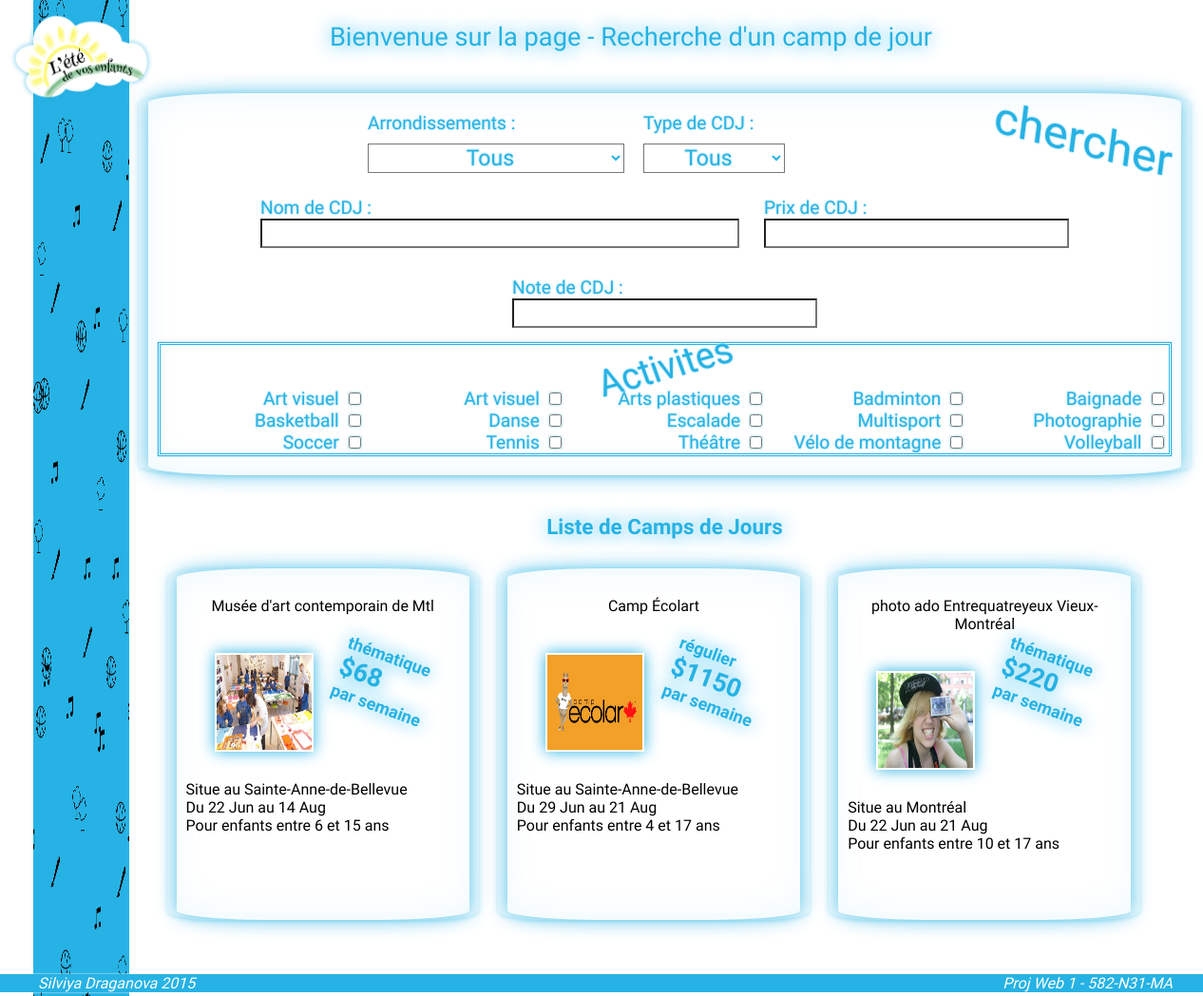
Screenshot of /WEB_Proj1_parents/index.php with the database file from the repository.
### tables this page shows
CREATE TABLE IF NOT EXISTS `n31__specialites` (
  `id` int(11) NOT NULL AUTO_INCREMENT,
  `nom` varchar(150) DEFAULT NULL,
  PRIMARY KEY (`id`)
);

CREATE TABLE IF NOT EXISTS `n31__coordonnees_CDJ` (
  `id` int(11) NOT NULL AUTO_INCREMENT,
  `nom_CDJ` varchar(150) NOT NULL,
  `nom_Contacts` varchar(150) NOT NULL,
  `adresse` varchar(250) NOT NULL,
  `telephone` varchar(25) NOT NULL,
  `courriel` varchar(150) DEFAULT NULL,
  `adresse_site` varchar(250) NOT NULL,
  `image` varchar(250) DEFAULT NULL,
  `id_arrondissement` int(11) DEFAULT NULL,
  `description_CDJ` text NOT NULL,
  `id_type` int(5) NOT NULL,
  `debut` date NOT NULL,
  `fin` date NOT NULL,
  PRIMARY KEY (`id`)
);

CREATE TABLE IF NOT EXISTS `n31__types_CDJ` (
  `id` int(11) NOT NULL AUTO_INCREMENT,
  `nom` varchar(150) NOT NULL,
  PRIMARY KEY (`id`)
);

CREATE TABLE IF NOT EXISTS `n31__arrondissements` (
  `id` int(11) NOT NULL AUTO_INCREMENT,
  `nom` varchar(100) NOT NULL,
  PRIMARY KEY (`id`)
);

### WEB_Proj1_parents/modeles/admin.php (called while the page is built, shortened)
<?php
function recupereDonnees ($req)
{
    $db = connection();
    $res = array();
    if ($resultat = mysqli_query($db, $req)) {
        while ($row = mysqli_fetch_assoc($resultat)) {
            $res[] = $row;
        }
        return $res;
    }
}
?>

### WEB_Proj1_parents/vues/vues.php (the view, shortened to what this page needs)
<?php
function AfficheEntete()
{
    ?>
    <!DOCTYPE html>
<html xmlns="http://www.w3.org/1999/html">
    <head>
        <link rel="stylesheet" type="text/css" href="css/style.css">
    </head>
    <body>
    <header>
        <a href="index.php?page=accueil"><div id="logo"></div></a>
        <div id="titre"><p class="txtShadow">Bienvenue sur la page -  Recherche d'un camp de jour</p></div>
    </header>
    <div id="contenu" >
    <?php
}
function AffichePied()
{
    ?>
    <footer>
        <em>Proj Web 1 - 582-N31-MA</em>
        <em>Silviya Draganova 2015</em>
    </footer>
    </body>
    </html>
    <?php
}
function AfficheListe($aList)
{
    $html = '<div id="tableau">';
    $html .= "<h1>Liste de Camps de Jours</h1> ";
    if ($aList)
    {
    foreach ($aList as $aRow) {
        $html .= '<div id="UnCDJ" class="effect"><a href="index.php?page=unCDJ&id='.$aRow["ID"].'">';
        $html .= '<div id="nomCDJ">' . $aRow['NOM CDJ'] . '</div>';
        $html .= '<div id="InfCDJ">';
        $html .= '<div id="ImgCDJ"><img src="' . $aRow['Image'] . '" alt="Image" style="width:100px;height:100px;"></div>';
        $html .= '<div id="typePrix"><p>' . $aRow['Type de CDJ'] . '</p>';
        $html .= '<p>$' .round($aRow['Prix']) . ' </p>';
        $html .= '<p>par semaine</p></div>';
        $html .= '<p id="Bl1CDJ">Situe au ' . $aRow['Arrondissement'] . '</p>';
        $html .= '<div id="dateCDJ">';
            $html .= '<p>Du ' . $aRow['Debut']  . ' au '. $aRow['Fin'] .'</p>';
        $html .= '</div>';
            $html .= '<div id="ageCDJ">';
                $html .= '<p>Pour enfants entre ' . $aRow['Min'] . ' et ' . $aRow['Max'] . ' ans </p>';
            $html .= '</div>';
        $html .= '</a></div></div>';
    }
    }
    else
    {
        $html .= "<h1>Aucun resultat trouve </h1>";
    }
    $html .= "</div>";
    echo $html;
}
function AfficheRecherch ($aAct=array() , $nomCDJ , $prixCDJ ,$noteCDJ)
{
?>
    <div id="recherch" class="effect">
        <form action="index.php?page=accueil" method="post">
         <input type="submit" name="submit" value="chercher" class="txtRecherch">
        <?php
            $arValue='';
            if ($isSetAr = isset($_POST["aronds"])){
            $arValue = $_POST["aronds"] ;}
            echo '<div>';
            RechercheArrondissements ($isSetAr , $arValue) ;
            RechercheTypeCDJ () ;
            echo '</div>';
            echo '<div>';
            RecherchNom ($nomCDJ);
            RecherchPrix ($prixCDJ);
            RecherchNote ($noteCDJ);
            echo '</div>';
            RecherchActivites ($aAct);
        ?>
        </form>
    </div>
<?php
}
function RechercheArrondissements ($isSetAr ,$arValue ='')
{
    echo '<div id="arronds" class="txtRecherch"> ';
        echo '<label>Arrondissements :</label>';
        echo '<select name="aronds" class="txtRecherch">';
        echo '<option value="0">Tous</option>';
        echo '</select>';
    echo '</div>';
}
function RechercheTypeCDJ ()
{
    echo '<div id="typeCDJ"  class="txtRecherch" >';
        echo '<label>Type de CDJ :</label>';
        echo '<select name="typeCDJ"  class="txtRecherch">';
        echo '<option value="0">Tous</option>';
        echo '</select>';
    echo '</div>';
}
function RecherchActivites ($aAct = array())
{
    $req = RequetteActivites();
    $actCDJ = recupereDonnees($req);
    echo '<div id="activitesRech">';
    echo '<fieldset name="activRech" class="txtRecherch">';
    echo "<legend>Activites</legend>";
    foreach ($actCDJ as $value)
    {
        $chk = '';
    echo '<div>';
    echo '<label>'.$value['nom'].'</label><input type="checkbox" name="activites[]" id="activites" value="'.$value['id'].'" '.$chk.' >';
    echo '</div>';
    }
    echo '</fieldset></div>';
}
function  RecherchNom ($nomCDJ)
{
    if ($nomCDJ)
    {
        $val = 'value="'.$nomCDJ.'"';
    }
    else
    {
        $val='';
    }
    echo '<div id="nomCDJRech"  class="txtRecherch" >';
        echo '<label>Nom de CDJ :</label>';
        echo '<input type="text" name="nomCDJ"  class="txtRecherch" '.$val.'>';
    echo '</div>';
}
function  RecherchPrix ($prixCDJ)
{
    if ($prixCDJ)
    {
        $val = 'value="'.$prixCDJ.'"';
    }
    else
    {
        $val='';
    }
    echo '<div id="prixCDJRech"  class="txtRecherch" >';
    echo '<label>Prix de CDJ :</label>';
    echo '<input type="text" name="prixCDJ"  class="txtRecherch" '.$val.'>';
    echo '</div>';
}
function  RecherchNote ($noteCDJ)
{
    if ($noteCDJ)
    {
        $val = 'value="'.$noteCDJ.'"';
    }
    else
    {
        $val='';
    }
    echo '<div id="noteCDJRech"  class="txtRecherch" >';
    echo '<label>Note de CDJ :</label>';
    echo '<input type="text" name="noteCDJ"  class="txtRecherch" '.$val.'>';
    echo '</div>';
}

### WEB_Proj1_parents/index.php (shortened to what this page needs)
<?php
require_once("./vues/vues.php");
require_once("./modeles/admin.php");
    if(isset($_GET['page']))
    {
        $page = $_GET['page'];
    }
    else
    {
        $page = '';
    }
switch($page)
{
    case 'accueil':
    default:
        AfficheAccueil();
}
function AfficheAccueil()
{
    AfficheEntete();
    $req = RequetteAccueil();
    if ($subm = isset($_POST['submit']))
    {
        $arond = $_POST['aronds'];
        $typeCDJ = $_POST['typeCDJ'];
        $nomCDJ = $_POST['nomCDJ'];
        $prixCDJ = $_POST['prixCDJ'];
        $noteCDJ = $_POST['noteCDJ'];
        if (isset($_POST['activites']))
        {
            $aAct = $_POST['activites'];
        }
        else
        {
            $aAct = array();
        }
    }
        else
        {
            $arond = '';
            $typeCDJ ='';
            $nomCDJ = '';
            $prixCDJ ='';
            $noteCDJ ='';
            $aAct = array();
        }
    AfficheRecherch($aAct , $nomCDJ , $prixCDJ ,$noteCDJ);
    $req .= ExecRecherche($subm , $arond , $typeCDJ , $nomCDJ , $aAct , $prixCDJ , $noteCDJ);
    $aList = recupereDonnees ($req);
    AfficheListe($aList);
    AffichePied();
}

### WEB_Proj1_parents/css/style.css (style rules this page uses)
* { text-align: center; margin: 0; padding: 0; font-family: 'Old Standard TT'; font-size: 1em; }
body { text-align: center; margin: 0 auto; background-color: #ffffff; background-image: url("../images/logo2.png") , url("../images/background_div.jpg") ; background-size: 12% , 8% 100%; background-attachment: fixed; background-repeat: no-repeat; background-position: 1% 1% , 3% ; }
#logo { width: 15%; height: 20%; position: fixed; left: 1%; top: 1%; }
header p , #tableau h1 ,#typePrix , #tableau #nomCDJUn { font-size: 1.4em; font-family: "Henny Penny"; color: #26B2E4; text-shadow: 0 0 20px rgb(38,178,228); margin: 2% 15% ; }
header p { font-size: 1.7em; }
header { width: 90%; margin-left: 11em; overflow: auto; }
#recherch { padding: 20px; margin-top: 20px; -webkit-border-radius:100px / 10px; -moz-border-radius:100px / 10px; -ms-border-radius:100px / 10px; -o-border-radius:100px / 10px; border-radius:100px / 10px; }
#contenu { margin: 0 auto; margin-left: 11.5%; margin-right: 1% ; margin-bottom: 50px; }
footer { position: fixed; bottom: 0.2em; width: 100%; background-color: #26B2E4; box-shadow: 0 0 2px #FFFFFF; color: white; text-align: left; margin-bottom: 1px }
footer em { margin-left: 2.5em }
footer em:first-of-type { float: right; margin-right: 2em }
#tableau { text-align: center; padding: 20px; overflow: auto; }
#tableau a { text-decoration: none; color: #000000; }
#UnCDJ { padding: 20px; margin: 0 auto; width: 27%; float: left; margin: 10px; border-radius:50px / 10px; min-height: 330px; }
#nomCDJRech , #noteCDJRech ,#prixCDJRech { margin-top: 10px; display: inline-block; margin: 15px; }
#nomCDJRech { width: 500px; }
#nomCDJRech input { width: 100%; }
#ImgCDJ { float : left; margin: 10px; }
#tableau img { float: left; width: 200px; height: 150px; border: 2px solid white ; box-shadow: 0 0 15px rgb(38,178,228); }
#tableau img { margin: 20px; margin-right: 40px; }
#typePrix { position: absolute; text-align: center; top: 75px; right: 0px; transform: rotate(20deg); font-weight: bold; }
#typePrix p { margin: 0 auto; font-size: 0.8em; }
#typePrix p:nth-child(2) { font-family: "Henny Penny"; font-size: 1.2em; }
#ageCDJ , #Bl1CDJ { clear : both; }
p { text-align: left; }
#activitesRech div { display: inline-block; width: 11em; text-align: right; }
#activitesRech label { margin-right: 10px; }
#activitesRech , #activitesRech input , #activitesCDJUn { border: double; border-color: rgb(38,178,228); box-shadow: 0 0 2px #FFFFFF , 0 0 2px rgb(38,178,228); }
#activitesRech legend { font-size: 2em; transform:skew(5deg) rotate(-15deg); }
#activitesRech fieldset { border: none; }
#arronds * , #typeCDJ * , #nomCDJ { margin: 10px; }
#typeCDJ , #arronds { display: inline-block; }
#recherch input[name="submit"] { background-color: transparent; box-decoration-break: slice; font-size: 3em; color: rgb(38,178,228); font-family: "Henny Penny"; border: none; top: 10px; right: 10px; transform:skew(8deg) rotate(15deg); float: right; cursor: pointer; }
.txtRecherch { text-shadow: 0 0 2px #FFFFFF , 0 0 2px rgb(38,178,228); color: rgb(38,178,228); font-size: 1.2em; display: block; text-align: left; background-color: transparent }
.effect { position:relative; -webkit-box-shadow:0 1px 4px rgba(38,178,228, 0.3), 0 0 40px rgba(38,178,228, 0.1) inset; -moz-box-shadow:0 1px 4px rgba(38,178,228, 0.3), 0 0 40px rgba(38,178,228, 0.1) inset; box-shadow:0 1px 4px rgba(38,178,228, 0.3), 0 0 40px rgba(38,178,228, 0.1) inset; }
.effect:before, .effect:after { content:""; position:absolute; z-index:-1; -webkit-box-shadow:0 0 20px rgba(38,178,228,0.8); -moz-box-shadow:0 0 20px rgba(38,178,228,0.8); box-shadow:0 0 20px rgba(38,178,228,0.8); top:0; bottom:0; left:10px; right:10px; -webkit-border-radius:100px / 10px; -moz-border-radius:100px / 10px; -ms-border-radius:100px / 10px; -o-border-radius:100px / 10px; border-radius:100px / 10px; }
.effect:after { right:10px; left:auto; -webkit-transform:skew(8deg) rotate(3deg); -moz-transform:skew(8deg) rotate(3deg); -ms-transform:skew(8deg) rotate(3deg); -o-transform:skew(8deg) rotate(3deg); transform:skew(8deg) rotate(3deg); }

### rows the page displays
n31__specialites: nom "Art visuel"
n31__specialites: nom "Art visuel"
n31__specialites: nom "Arts plastiques"
n31__specialites: nom "Badminton"
n31__specialites: nom "Baignade"
n31__specialites: nom "Basketball"
n31__specialites: nom "Danse"
n31__specialites: nom "Escalade"
n31__specialites: nom "Multisport"
n31__specialites: nom "Photographie"
n31__specialites: nom "Soccer"
n31__specialites: nom "Tennis"
n31__specialites: nom "Théâtre"
n31__specialites: nom "Vélo de montagne"
n31__specialites: nom "Volleyball"
n31__coordonnees_cdj: nom_CDJ "Musée d'art contemporain de Mtl", image (picture), n31__types_cdj.nom "thématique", Prix "68", n31__arrondissements.nom "Sainte-Anne-de-Bellevue", Debut "22 Jun", Fin "14 Aug", Min "6", Max "15"
n31__coordonnees_cdj: nom_CDJ "Camp Écolart", image (picture), n31__types_cdj.nom "régulier", Prix "1150", n31__arrondissements.nom "Sainte-Anne-de-Bellevue", Debut "29 Jun", Fin "21 Aug", Min "4", Max "17"
n31__coordonnees_cdj: nom_CDJ "photo ado Entrequatreyeux Vieux-Montréal", image (picture), n31__types_cdj.nom "thématique", Prix "220", n31__arrondissements.nom "Montréal", Debut "22 Jun", Fin "21 Aug", Min "10", Max "17"
